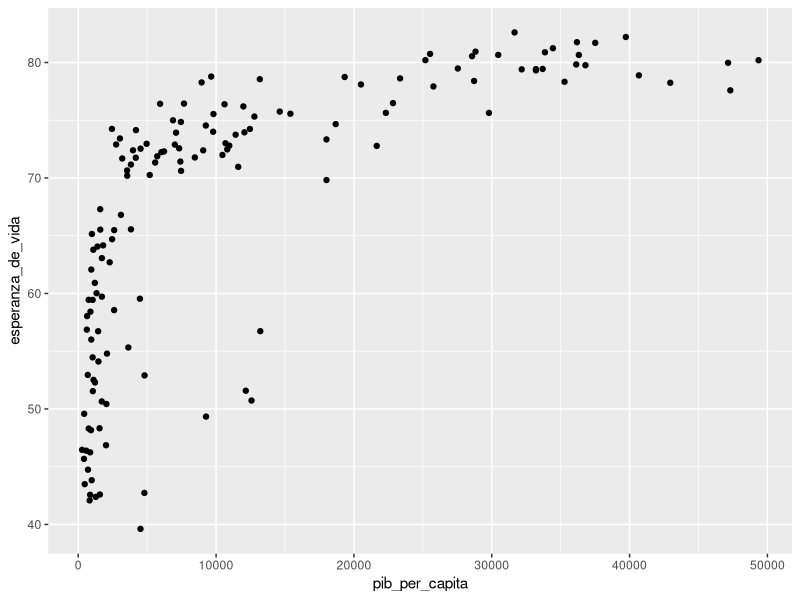
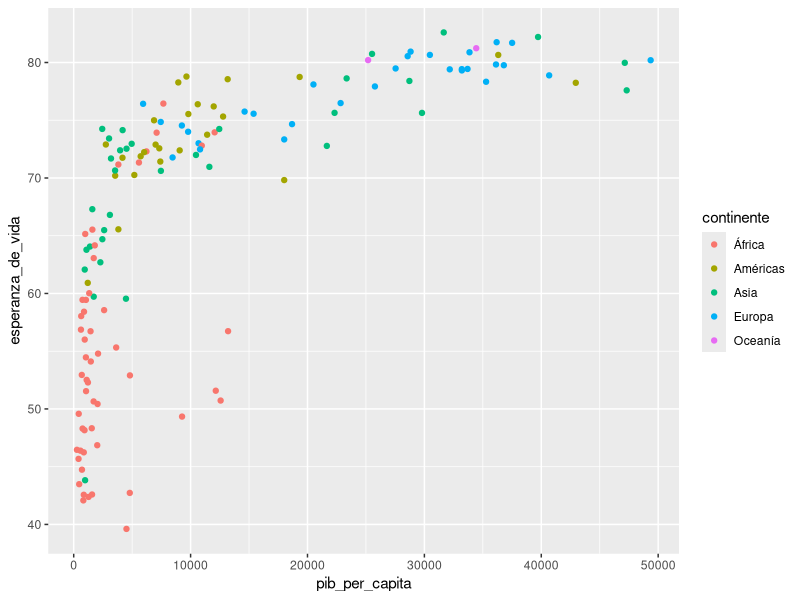
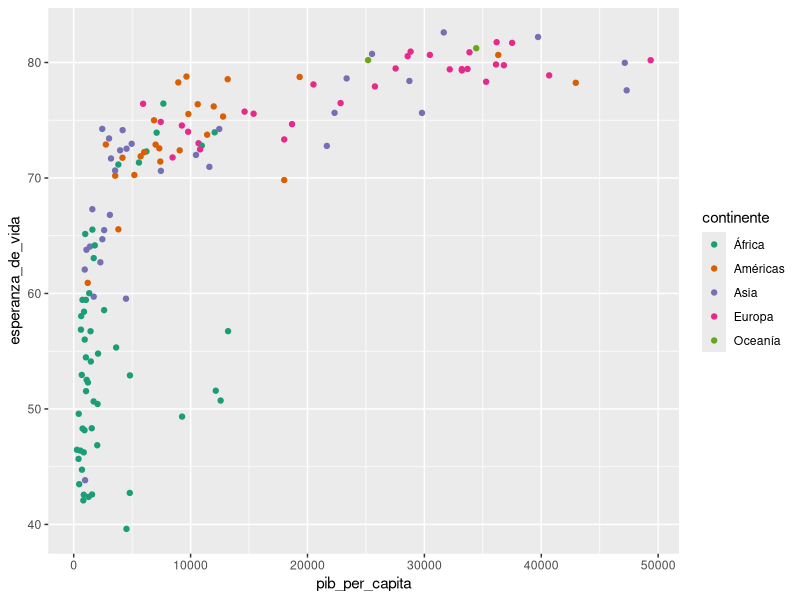
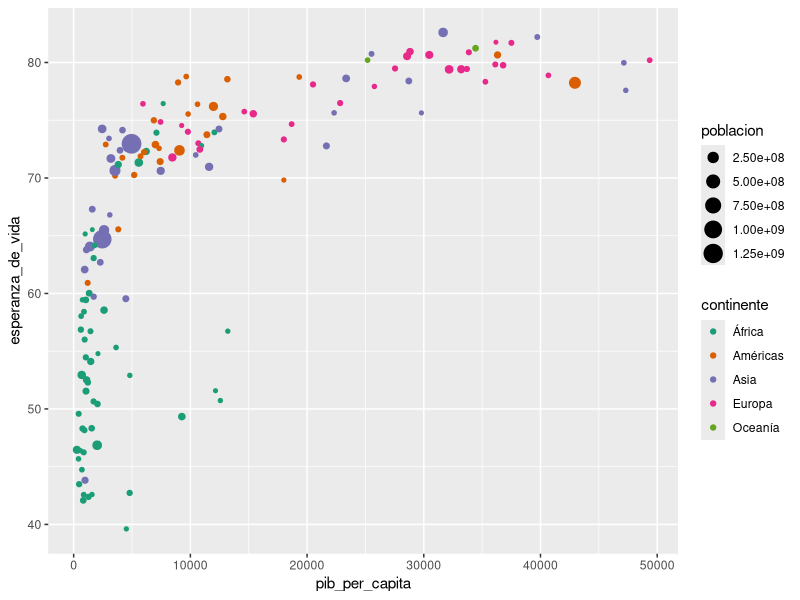
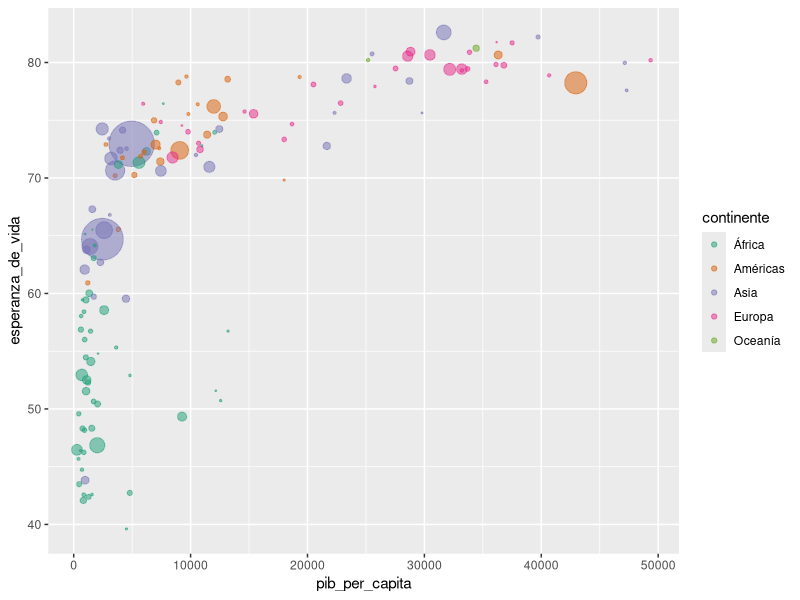
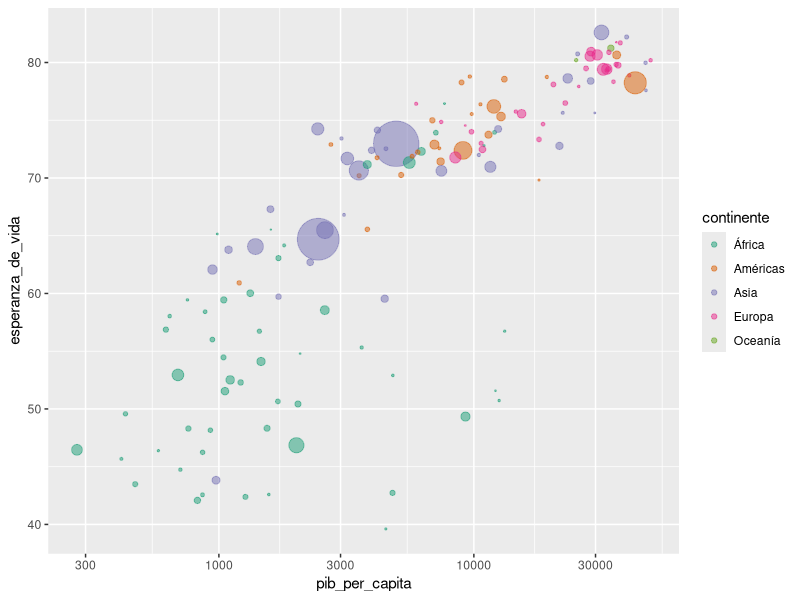
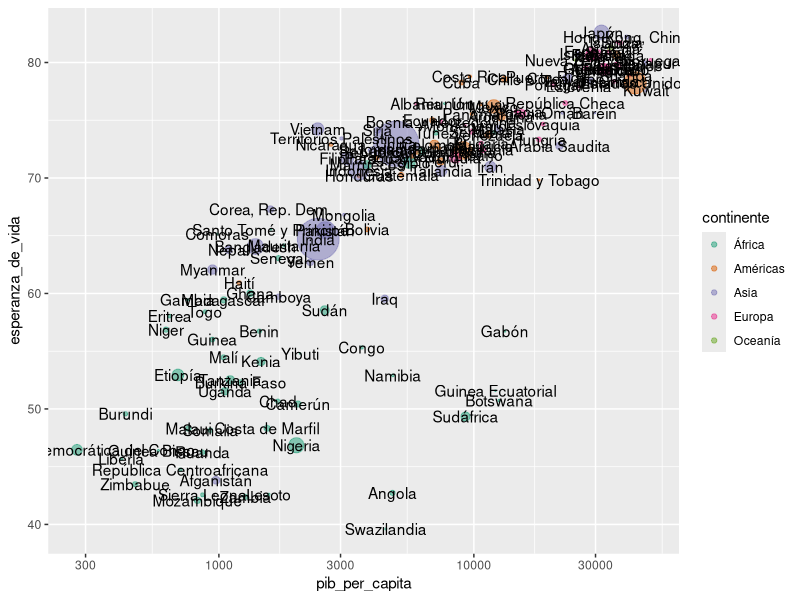
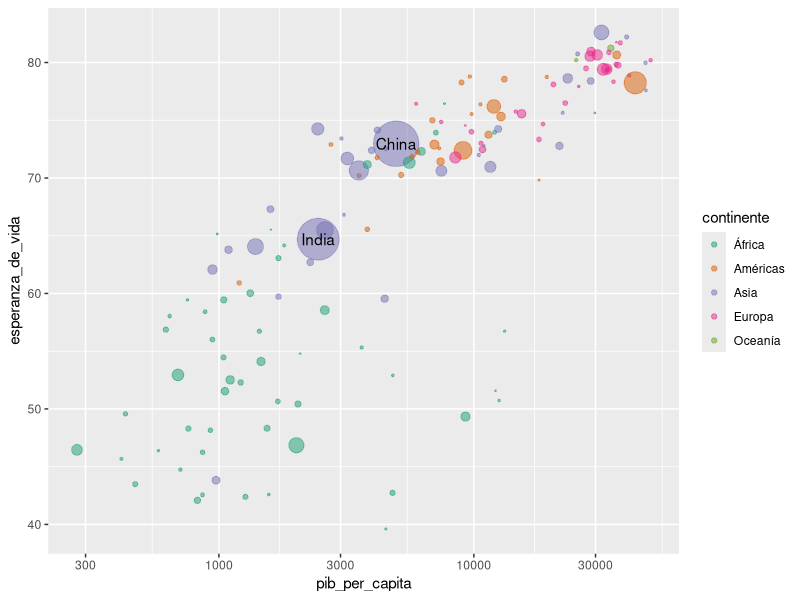

Generate these figures, in order, with R:
## ---- chunk 1
knitr::opts_chunk$set(echo = TRUE)
library(ggplot2)
library(dplyr)
## ---- chunk 2
paises <- readr::read_csv("datos/paises.csv")

paises %>% 
  filter(anio == 2007) %>% 
  ggplot(aes(pib_per_capita, esperanza_de_vida)) +
  geom_point()

## ---- chunk 3
paises %>% 
  filter(anio == 2007) %>% 
  ggplot(aes(pib_per_capita, esperanza_de_vida)) +
  geom_point(aes(color = continente))
## ---- chunk 4
paises %>% 
  filter(anio == 2007) %>% 
  ggplot(aes(pib_per_capita, esperanza_de_vida)) +
  geom_point(aes(color = continente)) +
  scale_color_brewer(type = "qual", palette = "Dark2")
## ---- chunk 5
paises %>% 
  filter(anio == 2007) %>% 
  ggplot(aes(pib_per_capita, esperanza_de_vida)) +
  geom_point(aes(color = continente, size = poblacion)) +
  scale_color_brewer(type = "qual", palette = "Dark2")
## ---- chunk 6
paises %>% 
  filter(anio == 2007) %>% 
  ggplot(aes(pib_per_capita, esperanza_de_vida)) +
  geom_point(aes(color = continente, size = poblacion), alpha = 0.5) +
  scale_color_brewer(type = "qual", palette = "Dark2") +
  scale_size_area(max_size = 15, guide = NULL)
## ---- chunk 7
paises %>% 
  filter(anio == 2007) %>% 
  ggplot(aes(pib_per_capita, esperanza_de_vida)) +
  geom_point(aes(color = continente, size = poblacion), alpha = 0.5) +
  scale_color_brewer(type = "qual", palette = "Dark2") +
  scale_size_area(max_size = 15, guide = NULL) +
  scale_x_log10()
## ---- chunk 8
paises %>% 
  filter(anio == 2007) %>% 
  ggplot(aes(pib_per_capita, esperanza_de_vida)) +
  geom_point(aes(color = continente, size = poblacion), alpha = 0.5) +
  scale_color_brewer(type = "qual", palette = "Dark2") +
  scale_size_area(max_size = 15, guide = NULL) +
  scale_x_log10() +
  geom_text(aes(label = pais)) 
## ---- chunk 9
mucha_poblacion <- paises %>% 
  filter(anio == 2007) %>% 
  filter(poblacion > 1000000000) # Paises con más de un billón de habitantes!

paises %>% 
  filter(anio == 2007) %>% 
  ggplot(aes(pib_per_capita, esperanza_de_vida)) +
  geom_point(aes(color = continente, size = poblacion), alpha = 0.5) +
  scale_color_brewer(type = "qual", palette = "Dark2") +
  scale_size_area(max_size = 15, guide = NULL) +
  scale_x_log10() +
  geom_text(aes(label = pais), 
            data = mucha_poblacion)  # Esta capa usa la tabla mucha_población!
## ---- chunk 10
paises %>% 
  filter(anio == 2007) %>% 
  ggplot(aes(pib_per_capita, esperanza_de_vida)) +
  geom_point(aes(color = continente, size = poblacion), alpha = 0.5) +
  scale_color_brewer(type = "qual", palette = "Dark2") +
  scale_size_area(max_size = 15, guide = NULL) +
  scale_x_log10() +
  geom_text(aes(label = pais), data = mucha_poblacion) +
  labs(title = "Paises del mundo",
       subtitle = "Año 2007",
       caption = "El tamaño de cada circulo representa la población.",
       x = "PBI per capita",
       y = "Esperanza de vida",
       color = "")
## ---- chunk 11
paises %>% 
  filter(anio == 2007) %>% 
  ggplot(aes(pib_per_capita, esperanza_de_vida)) +
  geom_point(aes(color = continente, size = poblacion), alpha = 0.5) +
  scale_color_brewer(type = "qual", palette = "Dark2") +
  scale_size_area(max_size = 15, guide = NULL) +
  scale_x_log10() +
  geom_text(aes(label = pais), data = mucha_poblacion) +
  labs(title = "Paises del mundo",
       subtitle = "Año 2007",
       caption = "El tamaño de cada circulo representa la población.",
       x = "PBI per capita",
       y = "Esperanza de vida",
       color = "") +
  theme_light()
